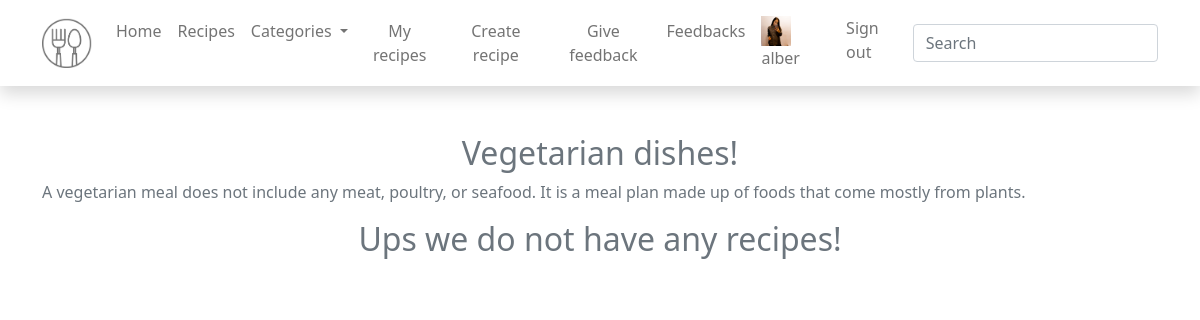
Screenshot of /vegetarian (signed in) with the database file from the repository.
### application/models.py (models this page shows)
class User(AbstractUser):
    image = models.ImageField(null=True, blank=True)

### application/views.py (the view)
# urls.py: path('vegetarian', vegetarian, name='vegetarian'),
def vegetarian(request):
    search_results = Recipe.objects.filter(category__category='Vegetarian').values()
    return render(request, 'vegetarian.html', {'recipes': search_results})

### templates/vegetarian.html
{% extends 'base.html' %}
{% load static %}
{% block content %}
<div class="row align-items-center">
    <h1 class="lead main_home_header">Vegetarian  dishes!</h1>
    <p class="text-justify">A vegetarian meal does not include any meat, poultry, or seafood. It is a meal plan made up of foods that come mostly from plants.</p>
    {% if recipes %}
    <div class="col-md-3 d-flex justify-content-center">
        {% for recipe in recipes %}
        <div class="card mb-3 shadow-sm"  style="width: 18rem;">
            {% if recipe.image %}
            <img src="/media/{{ recipe.image }}" class="card-img-top recipe_image" alt="Recepto nuotrauka" height="300px">
            {% else %}
            <img src="{% static '/img/no-image.png' %}" class="card-img-top recipe_image">
            {% endif %}
            <div class="card-body">
                <a href="{% url 'show_recipe' id=recipe.id %}" class="nav-link">
                <h6 class="card-subtitle mb-2 text-muted">{{ recipe.title }}</h6>
                </a>
            </div>
        </div>
        {% endfor %}
        {% else %}
        <h1 class="lead main_home_header">Ups we do not have any recipes!</h1>
        {% endif %}
    </div>
</div>
{% endblock %}

### templates/base.html (shortened to what this page needs)
<!doctype html>
{% load static %}
<html lang="en">
  <head>
    <link href="https://cdn.jsdelivr.net/npm/bootstrap@5.0.2/dist/css/bootstrap.min.css" rel="stylesheet">
    <link rel="stylesheet" href="{% static '/css/style.css' %}">
  </head>
  <body class="text-muted">
<nav class="navbar navbar-expand-lg navbar-light bg-white static-top mb-5 shadow">
  <div class="container">
    <a class="navbar-brand" href="{% url 'home' %}">
    <img src="{% static '/img/logotipas.png' %}" alt="" width="50" height="50" class="d-inline-block align-top">
    </a>
    <div class="collapse navbar-collapse justify-content-end" id="navbarResponsive">
      <ul class="navbar-nav ms-auto text-center">
        <li class="nav-item">
          <a class="nav-link" href="{% url 'home' %}">Home</a>
        </li>
        <li class="nav-item">
          <a class="nav-link" href="{% url 'show_recipes' %}">Recipes</a>
        </li>
        <li class="nav-item dropdown">
          <a class="nav-link dropdown-toggle" href="#" id="navbarDropdown" role="button" data-bs-toggle="dropdown" aria-expanded="false">
            Categories
          </a>
        </li>
        {% if user.is_authenticated %}
        <li class="nav-item">
          <a class="nav-link" href="{% url 'show_user_recipes' page=1 %}">My recipes</a>
        </li>
        <li class="nav-item">
          <a class="nav-link" href="{% url 'create_recipes' %}">Create recipe</a>
        </li>
        <li class="nav-item">
          <a class="nav-link" href="{% url 'give_feedback' %}">Give feedback</a>
        </li>
        {% endif %}
        {% if request.user.is_staff %}
        <li class="nav-item">
          <a class="nav-link" href="{% url 'see_feedback' %}">Feedbacks</a>
        </li>
        {% endif %}
      </ul>
        <ul class="navbar-nav ml-auto pull-right">
          {% if user.is_authenticated %}
             <li class="nav-item">
               <a class="nav-link" href="{% url 'user_account' %}">
                 {% if user.image %}
                 <img src="{{ user.image.url }}" alt="Vartotojo nuotrauka" height="30" width="30">
                 {% endif %}
               {{ user.get_username }}</a></li>
            <li class="nav-item"><a class="nav-link" href="{% url 'logout' %}">Sign out</a></li>
          {% else %}
            <li class="nav-item"><a class="nav-link" href="{% url 'login' %}">Sign In</a></li>
          {% endif %}
        </ul>
      <form class="form-inline my-2 my-lg-0" action="{% url 'search' %}" method="get">
        <input class="form-control mr-sm-2" type="text" placeholder="Search" name="query">
      </form>
    </div>
  </div>
</nav>
<div class="container">
{% block content %}{% endblock %}
  </body>
</html>

### application/static/css/style.css (style rules this page uses)
.main_home_header { font-size: 2rem; justify-content: center; text-align: center; }

### rows the page displays
User: image (picture), get_username "alber"
